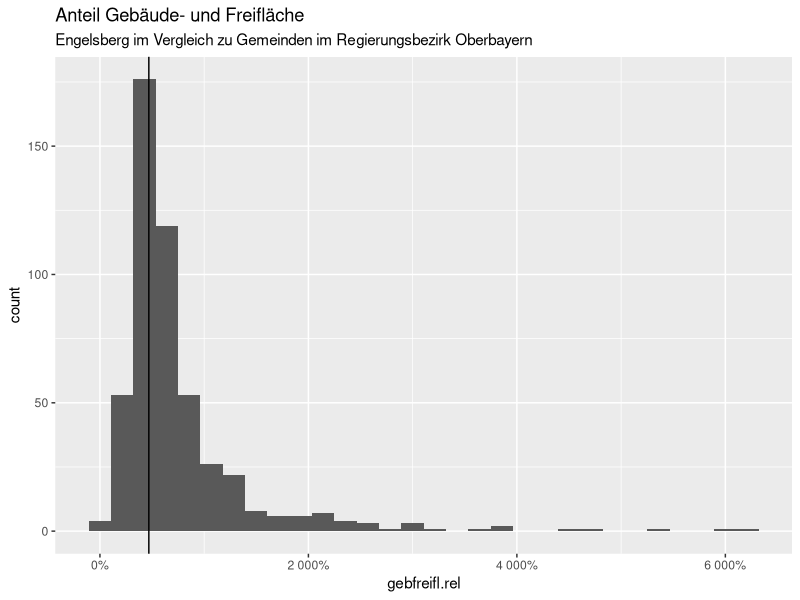
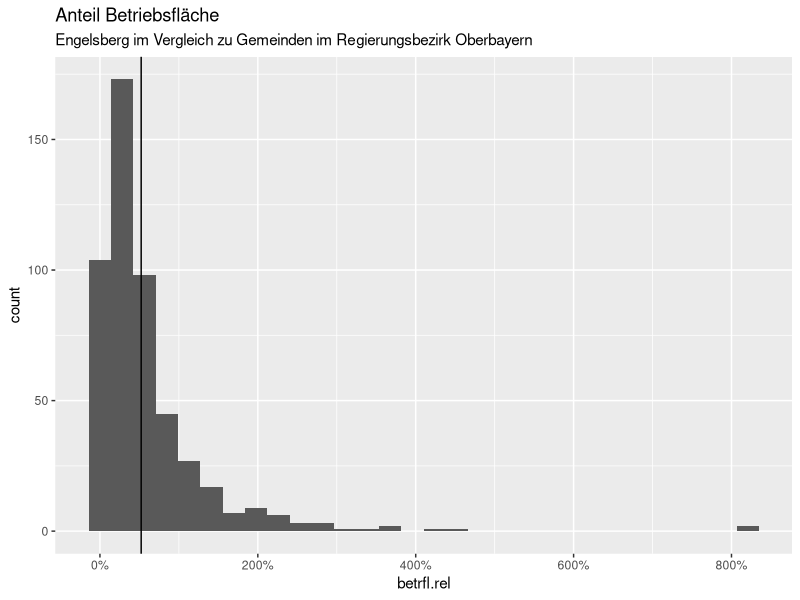
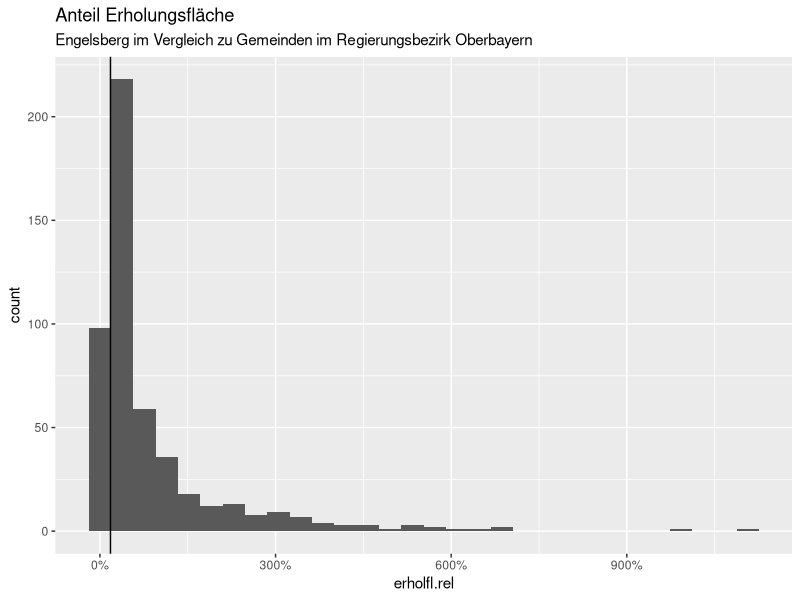
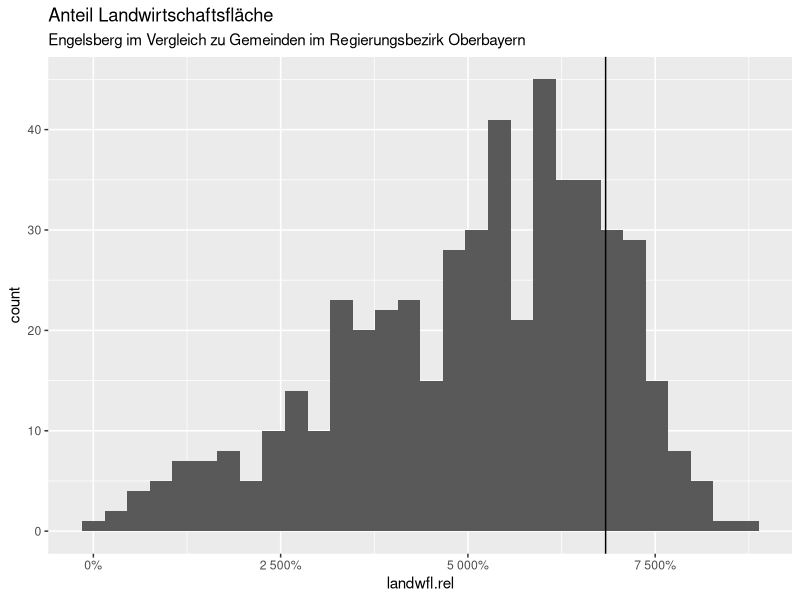
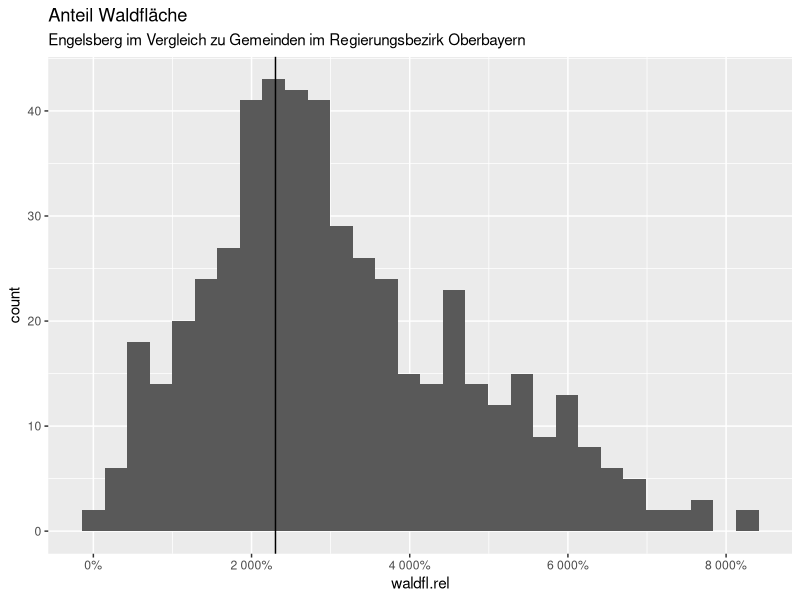
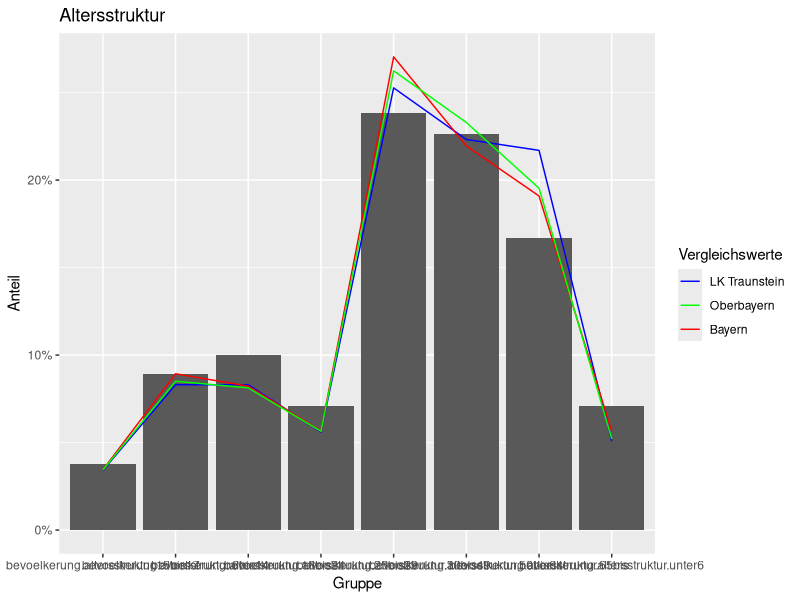
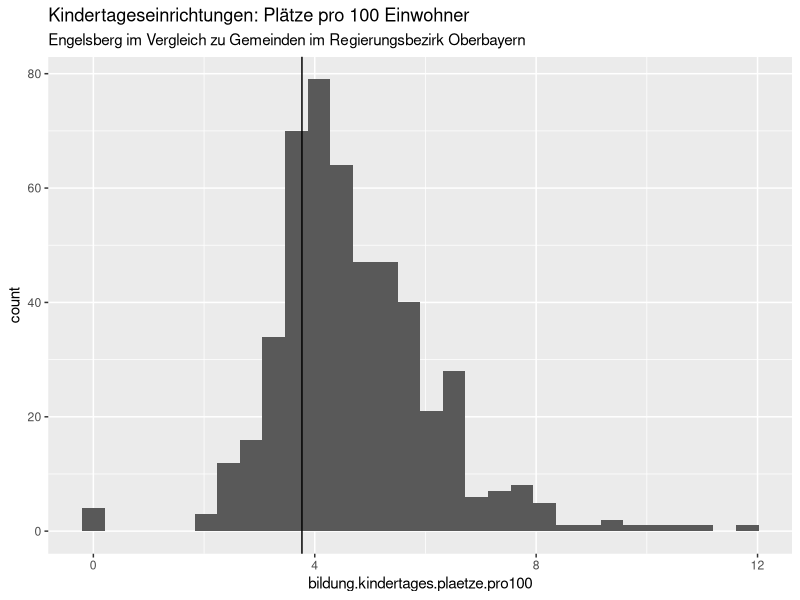
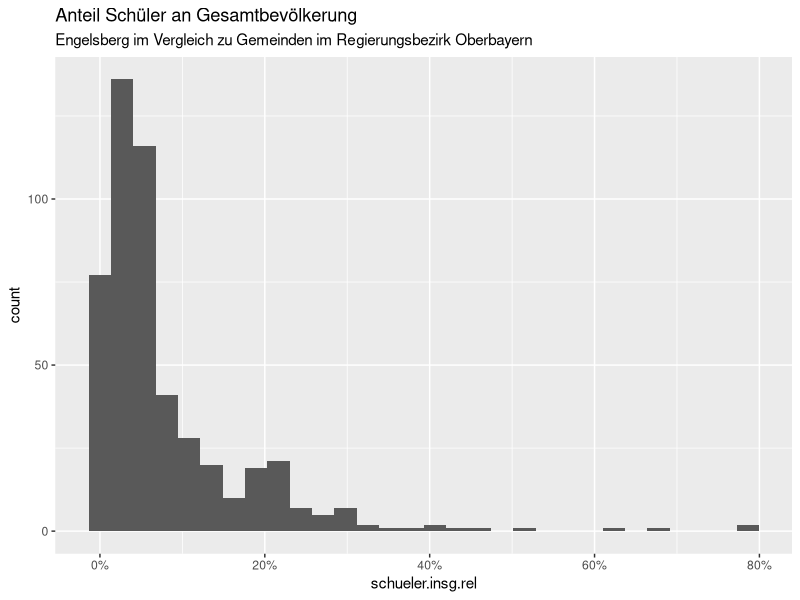

Recreate these plots in R, in order.
# Libraries ---------------------------------------------------------------
library(dplyr)
library(tidyr)
library(ggplot2)

# Load and clean data -----------------------------------------------------
raw_data = read.csv('GDH2016_Daten_xlsx.csv', sep=';', stringsAsFactors = F)
colnames(raw_data)[2:4] = c('Regional.Schluessel', 'Gemeinde.Schluessel.Nr', 'Vgem.Schluessel')
data = raw_data[!is.na(raw_data$Gemeinde.Schluessel.Nr) & raw_data$Bezeichnung != "Gemeindefreie Gebiete", ]

rm(raw_data)

# Convert non-alphanumeric values to NA
data[data == '•'] = NA

# Load column names and insert them into data. Filter. Numerize -----------
headers = read.csv('spaltennr_labels.csv', sep=',', header = F, stringsAsFactors = F)
COLLABELS = as.list(headers[2, ])
names(COLLABELS) = as.character(headers[2, ])
colnames(data)[startsWith(colnames(data), 'Spalte')] <- COLLABELS

# Filter variables
vars = headers[3, ] %>% as.numeric() %>% as.logical()
vars = COLLABELS[vars] %>% as.character()
data = data %>%
  select(c("Laufende.Nummer", "Regional.Schluessel", "Gemeinde.Schluessel.Nr", "Bezeichnung", vars))

# Numerize
for(var in vars) {
  data[, var] <- as.numeric(data[, var])
}

collabels = COLLABELS %>% as.character()

# Add information about regions -------------------------------------------
# Regierungsbezirke
data$Regierungsbezirk = data$Regional.Schluessel %>%
  substr(1, 2) %>%
  sapply(function(schl) {
    switch(schl,
           "91" = "Oberbayern",
           "92" = "Niederbayern",
           "93" = "Oberpfalz",
           "94" = "Oberfranken",
           "95" = "Mittelfranken",
           "96" = "Unterfranken",
           "97" = "Schwaben")
  })

# Landkreise
reg_gemeinden <- read.csv('./reginalschl_gemeinden.csv', sep=';', stringsAsFactors = F)
reg_kreis <- reg_gemeinden %>%
  filter(!is.na(rs_kreis) & is.na(rs_vb)) %>%
  mutate(rs_rb_kreis = paste(rs_rb, rs_kreis, sep='')) %>%
  select(rs_gemeindename, rs_rb_kreis)

get_lk_by_regschl <- function(regschl) {
  reg_kreis %>%
    filter(rs_rb_kreis == substr(regschl, 2, 4)) %>%
    select(rs_gemeindename) %>%
    as.list() %>%
    as.character()
}

data$Landkreis <- data$Regional.Schluessel %>%
  sapply(get_lk_by_regschl)


# Plot Settings -----------------------------------------------------------
HIGHLIGHT = "Engelsberg"
REGIERUNGSBEZIRK = "Oberbayern"
LANDKREIS = NULL # set to NULL to use REGIERUNGSBEZIRK instead

data.filtered = data %>%
  filter(
    if(is.null(LANDKREIS)) {
      Regierungsbezirk == REGIERUNGSBEZIRK
    } else {
      Landkreis == LANDKREIS
    }
  )
plot.subtitle = paste0(HIGHLIGHT, " im Vergleich zu Gemeinden im ", ifelse(is.null(LANDKREIS), paste0("Regierungsbezirk ", REGIERUNGSBEZIRK), paste0("Landkreis ", LANDKREIS)))


# Flächen -----------------------------------------------------------------
data.flaechen = data.filtered %>%
  mutate(gebfreifl.rel = gebiet.davon.geb.und.freiflaeche/gebiet.flaeche.gesamt,
         betrfl.rel = gebiet.davon.bietriebsflaeche/gebiet.flaeche.gesamt,
         erholfl.rel = gebiet.davon.erholung/gebiet.flaeche.gesamt,
         landwfl.rel = gebiet.davon.landwirtschaft/gebiet.flaeche.gesamt,
         waldfl.rel = gebiet.davon.wald/gebiet.flaeche.gesamt)

data.flaechen %>%
  ggplot(aes(x = gebfreifl.rel)) +
  geom_histogram() +
  geom_vline(xintercept = data.flaechen %>%
               filter(Bezeichnung == HIGHLIGHT) %>%
               select(gebfreifl.rel) %>%
               as.numeric()) +
  scale_x_continuous(labels = scales::percent) +
  ggtitle("Anteil Gebäude- und Freifläche", plot.subtitle)

data.flaechen %>%
  ggplot(aes(x = betrfl.rel)) +
  geom_histogram() +
  geom_vline(xintercept = data.flaechen %>%
               filter(Bezeichnung == HIGHLIGHT) %>%
               select(betrfl.rel) %>%
               as.numeric()) +
  scale_x_continuous(labels = scales::percent) +
  ggtitle("Anteil Betriebsfläche", plot.subtitle)

data.flaechen %>%
  ggplot(aes(x = erholfl.rel)) +
  geom_histogram() +
  geom_vline(xintercept = data.flaechen %>%
               filter(Bezeichnung == HIGHLIGHT) %>%
               select(erholfl.rel) %>%
               as.numeric()) +
  scale_x_continuous(labels = scales::percent) +
  ggtitle("Anteil Erholungsfläche", plot.subtitle)

data.flaechen %>%
  ggplot(aes(x = landwfl.rel)) +
  geom_histogram() +
  geom_vline(xintercept = data.flaechen %>%
               filter(Bezeichnung == HIGHLIGHT) %>%
               select(landwfl.rel) %>%
               as.numeric()) +
  scale_x_continuous(labels = scales::percent) +
  ggtitle("Anteil Landwirtschaftsfläche", plot.subtitle)

data.flaechen %>%
  ggplot(aes(x = waldfl.rel)) +
  geom_histogram() +
  geom_vline(xintercept = data.flaechen %>%
               filter(Bezeichnung == HIGHLIGHT) %>%
               select(waldfl.rel) %>%
               as.numeric()) +
  scale_x_continuous(labels = scales::percent) +
  ggtitle("Anteil Waldfläche", plot.subtitle)
  
  


# Plot Altersstruktur -----------------------------------------------------
# Altersstruktur
vars.altersstruktur = collabels[collabels %>% startsWith("bevoelkerung.altersstruktur")]
vars.altersstruktur.rel = sapply(vars.altersstruktur, paste, ".rel", sep='')
for(altersgruppe in vars.altersstruktur) {
  data[, paste0(altersgruppe, ".rel")] = data[, altersgruppe]/rowSums(data[, vars.altersstruktur])
}

bayern.altersstruktur.rel = data %>%
  select(vars.altersstruktur.rel) %>%
  colMeans() %>%
  append(c(Bezeichnung = "Bayern"), .)
oberbayern.altersstruktur.rel = data %>%
  filter(Regierungsbezirk == "Oberbayern") %>%
  select(vars.altersstruktur.rel) %>%
  colMeans() %>%
  append(c(Bezeichnung = "Oberbayern"), .)
traunstein.altersstruktur.rel = data %>%
  filter(Landkreis == "Traunstein") %>%
  select(vars.altersstruktur.rel) %>%
  colMeans() %>%
  append(c(Bezeichnung = "LK Traunstein"), .)

data.altersstruktur = data %>%
  filter(Bezeichnung == "Engelsberg") %>%
  select(c("Bezeichnung", vars.altersstruktur.rel)) %>%
  rbind(bayern.altersstruktur.rel, oberbayern.altersstruktur.rel, traunstein.altersstruktur.rel)

data.altersstruktur[, colnames(data.altersstruktur) != "Bezeichnung"] = data.altersstruktur[, colnames(data.altersstruktur) != "Bezeichnung"] %>%
  sapply(as.numeric)

data.altersstruktur = data.altersstruktur %>%
  gather("Gruppe", "Anteil", -Bezeichnung) %>%
  # filter(Bezeichnung %in% c("Engelsberg", "Bayern")) %>%
  mutate(Gruppe = replace(Gruppe, Gruppe == "bevoelkerung.altersstruktur.unter6.rel", "< 6")) %>%
  mutate(Gruppe = replace(Gruppe, Gruppe == "bevoelkerung.altersstruktur.6bis14.rel", "6-14")) %>%
  mutate(Gruppe = replace(Gruppe, Gruppe == "bevoelkerung.altersstruktur.15bis17.rel", "15-17")) %>%
  mutate(Gruppe = replace(Gruppe, Gruppe == "bevoelkerung.altersstruktur.18bis24.rel", "18-24")) %>%
  mutate(Gruppe = replace(Gruppe, Gruppe == "bevoelkerung.altersstruktur.25bis29.rel", "25-29")) %>%
  mutate(Gruppe = replace(Gruppe, Gruppe == "bevoelkerung.altersstruktur.30bis49.rel", "30-49")) %>%
  mutate(Gruppe = replace(Gruppe, Gruppe == "bevoelkerung.altersstruktur.50bis64.rel", "50-64")) %>%
  mutate(Gruppe = replace(Gruppe, Gruppe == "bevoelkerung.altersstruktur.65bis.rel", "ab 65"))

data.altersstruktur$Gruppe = factor(data.altersstruktur$Gruppe)
data.altersstruktur$Gruppe = factor(data.altersstruktur$Gruppe, levels(data.altersstruktur$Gruppe)[c(1,7,2:6,8)])

data.altersstruktur %>%
  filter(Bezeichnung == "Engelsberg") %>%
  ggplot(aes(x = Gruppe, y = Anteil)) +
  geom_bar(stat = 'identity') +
  geom_line(data = data.altersstruktur %>% filter(Bezeichnung == "LK Traunstein"), aes(group = 1, color = "blue")) +
  geom_line(data = data.altersstruktur %>% filter(Bezeichnung == "Oberbayern"), aes(group = 1, color = "red")) +
  geom_line(data = data.altersstruktur %>% filter(Bezeichnung == "Bayern"), aes(group = 1, color = "green")) +
  scale_colour_manual(name = 'Vergleichswerte', values = c('blue' = 'blue', 'red' = 'red', 'green' = 'green'), labels = c('LK Traunstein', 'Oberbayern', 'Bayern')) +
  scale_y_continuous(labels = scales::percent) +
  ggtitle("Altersstruktur")
  


# Plot Kinderbetreuungsplätze ---------------------------------------------
data %>%
  filter(Bezeichnung == "Engelsberg") %>%
  select(COLLABELS$bildung.kindertages.plaetze)

data.kinderbetr = data %>%
  mutate(bildung.kindertages.plaetze.pro100 = bildung.kindertages.plaetze/bevoelkerung.insgesamt*100)

data.kinderbetr %>%
  filter(
    if(is.null(LANDKREIS)) {
      Regierungsbezirk == REGIERUNGSBEZIRK
    } else {
      Landkreis == LANDKREIS
    }
  ) %>%
  ggplot(aes(x = bildung.kindertages.plaetze.pro100)) +
  geom_histogram() +
  ggtitle("Kindertageseinrichtungen: Plätze pro 100 Einwohner", paste0(HIGHLIGHT, " im Vergleich zu Gemeinden im ", ifelse(is.null(LANDKREIS), paste0("Regierungsbezirk ", REGIERUNGSBEZIRK), paste0("Landkreis ", LANDKREIS)))) +
  geom_vline(xintercept = data.kinderbetr %>%
               filter(Bezeichnung == "Engelsberg") %>%
               select(bildung.kindertages.plaetze.pro100) %>%
               as.numeric())


# Schüler -----------------------------------------------------------------
c(COLLABELS$bildung.grundmittelhauptschulen.schueler, COLLABELS$bildung.realschulen.schueler, COLLABELS$bildung.gymnasien.schueler, COLLABELS$bildung.gymnasien.schueler)
data.schueler = data %>%
  mutate(schueler.insg.rel = (bildung.grundmittelhauptschulen.schueler +
           bildung.realschulen.schueler +
           bildung.gymnasien.schueler +
           bildung.gymnasien.schueler)/bevoelkerung.insgesamt)

data.schueler %>%
  filter(
    if(is.null(LANDKREIS)) {
      Regierungsbezirk == REGIERUNGSBEZIRK
    } else {
      Landkreis == LANDKREIS
    }
  ) %>%
  ggplot(aes(x = schueler.insg.rel)) +
  geom_histogram() +
  scale_x_continuous(labels = scales::percent) +
  ggtitle("Anteil Schüler an Gesamtbevölkerung", paste0(HIGHLIGHT, " im Vergleich zu Gemeinden im ", ifelse(is.null(LANDKREIS), paste0("Regierungsbezirk ", REGIERUNGSBEZIRK), paste0("Landkreis ", LANDKREIS))))

# Sozialhilfeempfänger ----------------------------------------------------
data.sozhilfe = data.filtered %>%
  mutate_all(funs(replace(., is.na(.), 0))) %>%
  mutate(sozialhilfe_empf.insg.rel = (sozialhilfe_empf.kapitel3 + sozialhilfe_empf.kapitel4 + sozialhilfe_empf.kapitel5bis9) /bevoelkerung.insgesamt)

data.sozhilfe %>%
  ggplot(aes(x = sozialhilfe_empf.insg.rel)) +
  geom_histogram() +
  geom_vline(xintercept = data.sozhilfe %>%
               filter(Bezeichnung == HIGHLIGHT) %>%
               select(sozialhilfe_empf.insg.rel) %>%
               as.numeric()) +
  scale_x_continuous(labels = scales::percent) +
  ggtitle("Anteil Sozialhilfeempfänger", plot.subtitle)
